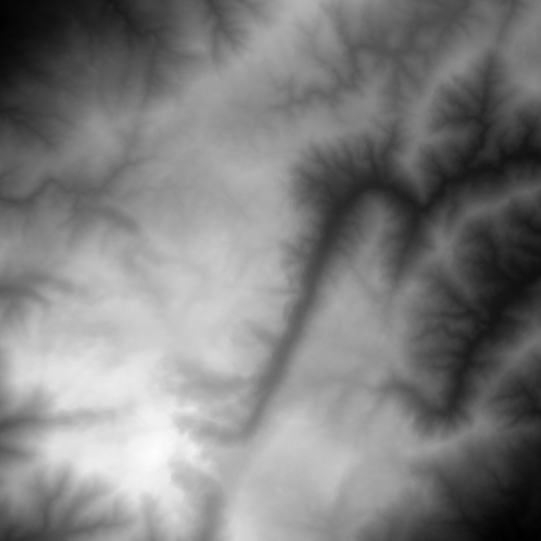
#> input picture Terrain.png, 1081 x 1081 px (shown at 1/2 size)
$ python fuel900.py   (older library calls are emulated)
#> lines starting #> are read from the running program, lines starting #| are printed output that depends on the picture
### Simulator.py
import numpy as np
import time
import matplotlib
matplotlib.use("TkAgg")
import matplotlib.pyplot as plt
from matplotlib.colors import ListedColormap
from matplotlib.animation import FuncAnimation
from pylab import *
import copy
from datetime import timedelta

class Simulator:
    def __init__ (self, nx, ny, nt, dt=0.1, T=None,
                                            F=None,
                                            H=None,
                                            A=None,
                                            W=(0,0),
                                            Tcrit=100,
                                            burningRate=2,
                                            heatContent=10,
                                            planarDiffusivity=2,
                                            atmosphericDiffusivity=0.1,
                                            slopeContribution=1):
        self.nx = nx
        self.ny = ny
        self.nt = nt
        self.dt = dt
        if T is None:
            self.T = np.zeros((nx,ny))
        else:
            self.T = T
        if F is None:
            self.F = np.full((nx,ny),500.0)
        else:
            self.F = F
        if A is None:
            self.A = np.zeros((nx,ny))
        else:
            self.A = A
        if H is None:
            self.H = np.zeros((nx,ny))
        else:
            self.H = H

        self.initT = self.T.copy()
        self.initF = self.F.copy()
        self.initH = self.H.copy()

        self.oldF = np.zeros_like(self.F)
        self.oldT = np.zeros_like(self.T)
        self.oldH = np.zeros_like(self.H)

        self.W = np.zeros(shape=(nx,ny,2))
        self.W[:,:,0] = W[0]
        self.W[:,:,1] = W[1]
        self.Tcrit = Tcrit
        self.burningRate = burningRate
        self.heatContent = heatContent
        self.planarDiffusivity = planarDiffusivity
        self.atmosphericDiffusivity = atmosphericDiffusivity
        self.slopeContribution = slopeContribution

    def _Step(self):
        newT = np.zeros_like(self.T)
        newF = np.zeros_like(self.F)
        newH = np.zeros_like(self.H)
        newT[1:-1,1:-1] = (self.T[1:-1,1:-1] + self.dt*(self.planarDiffusivity*(self.T[2:,1:-1]*(1-self.W[1:-1,1:-1,0]-self.slopeContribution*(self.A[2:,1:-1]-self.A[1:-1,1:-1])) - 2*self.T[1:-1,1:-1] + self.T[:-2,1:-1]*(1+self.W[1:-1,1:-1,0]-self.slopeContribution*(self.A[:-2,1:-1]-self.A[1:-1,1:-1])))
                                                      + self.planarDiffusivity*(self.T[1:-1,2:]*(1-self.W[1:-1,1:-1,1]-self.slopeContribution*(self.A[1:-1,2:]-self.A[1:-1,1:-1])) - 2*self.T[1:-1,1:-1] + self.T[1:-1,:-2]*(1+self.W[1:-1,1:-1,1]-self.slopeContribution*(self.A[1:-1,:-2]-self.A[1:-1,1:-1])))
                                                      - self.atmosphericDiffusivity*self.T[1:-1,1:-1]
                                                      + self.H[1:-1,1:-1])) # Heavily modified heat equation solved here
        Hot = self.T > self.Tcrit       # Check where T is above Tcrit and store it in the boolean vector Hot
        newF[:,:] = self.F              # Copy the last F field state

        deltaF = self.dt * self.F[Hot] * self.burningRate * (self.T[Hot] - self.Tcrit) / self.T[Hot]

        newF[Hot] -= deltaF     # Burn F if Hot
        newF[Hot] = np.maximum(newF[Hot], 0)      # Make sure F is always non-negative

        newH[Hot] = deltaF * self.heatContent # Increase value in the H field if Hot
        newH[np.logical_not(Hot)] = 0   # Carry on if not Hot

        self.oldT[:,:], self.T[:,:] = self.T, newT
        self.oldF[:,:], self.F[:,:] = self.F, newF
        self.oldH[:,:], self.H[:,:] = self.H, newH

    # [107 lines left out: functions Run, _BeginAnimation, _UpdateAnimation, Metrics, not called in this run]

    def CreateGIF(self, skip=20, maxIterations=100,Tclim=None,
                                                   Hclim=None,
                                                   Fclim=None,
                                                   TOnly=False,
                                                   FOnly=False,
                                                   TandF=False,
                                                   checkpoints=1,
                                                   blackBG=False, #background color of colorbar as black
                                                   name='changethis.mp4'):
        if Tclim==None:
            Tclim = (0, self.Tcrit*2)
        if Hclim==None:
            Hclim = (0, 200*self.burningRate*self.heatContent*self.dt)
        if Fclim==None:
            Fclim=(0, 1000)
        fig = plt.figure()

        if TOnly:
            ax1 = fig.add_subplot(111)
            ax1.set_title('Temperature')
            plt.xlabel('x')
            plt.ylabel('y')
            plt.imshow(self.A, cmap='Greys_r', origin='lower')
            cmap = cm.get_cmap('viridis')
            Tcmap = cmap(np.arange(cmap.N))
            Tcmap[:,-1] = np.append(np.linspace(0,1,cmap.N//4),np.ones(cmap.N-cmap.N//4))
            Tcmap = ListedColormap(Tcmap)
            self.TeImg = plt.imshow(self.T.T, cmap=Tcmap, origin='lower', interpolation='nearest')
            cbT = plt.colorbar(self.TeImg)
            ax1.set_autoscale_on(True)
            plt.clim(Tclim)
            if blackBG:
                cbT.patch.set_facecolor((0, 0, 0, 1.0))
        elif FOnly:
            ax1 = fig.add_subplot(111)
            ax1.set_title('Fuel')
            plt.xlabel('x')
            plt.ylabel('y')
            plt.imshow(self.A, cmap='Greys_r', origin='lower')
            cmap = cm.get_cmap('copper')
            Fcmap = cmap(np.arange(cmap.N))
            Fcmap[:,-1] = np.linspace(0,1,cmap.N)
            Fcmap = ListedColormap(Fcmap)
            self.FuImg = plt.imshow(self.F.T, cmap=Fcmap, origin='lower')
            cbF = plt.colorbar(self.FuImg)
            plt.clim(Fclim)
            if blackBG:
                cbF.patch.set_facecolor((0, 0, 0, 1.0))
        elif TandF:
            fig = plt.figure(figsize=(5,8))
            ax1 = fig.add_subplot(211)
            ax1.set_title('Temperature')
            plt.xlabel('x')
            plt.ylabel('y')
            plt.imshow(self.A, cmap='Greys_r', origin='lower')
            cmap = cm.get_cmap('viridis')
            Tcmap = cmap(np.arange(cmap.N))
            Tcmap[:,-1] = np.append(np.linspace(0,1,cmap.N//4),np.ones(cmap.N-cmap.N//4))
            Tcmap = ListedColormap(Tcmap)
            self.TeImg = plt.imshow(self.T.T, cmap=Tcmap, origin='lower', interpolation='nearest')
            cbT = plt.colorbar(self.TeImg)
            ax1.set_autoscale_on(True)
            plt.clim(Tclim)
            if blackBG:
                cbT.patch.set_facecolor((0, 0, 0, 1.0))

            ax2 = fig.add_subplot(212)
            #plt.sca(ax2)
            ax2.set_title('Fuel')
            plt.xlabel('x')
            plt.ylabel('y')
            plt.imshow(self.A, cmap='Greys_r', origin='lower')
            cmap = cm.get_cmap('copper')
            Fcmap = cmap(np.arange(cmap.N))
            Fcmap[:,-1] = np.linspace(0,1,cmap.N)
            Fcmap = ListedColormap(Fcmap)
            self.FuImg = plt.imshow(self.F.T, cmap=Fcmap, origin='lower')
            cbF = plt.colorbar(self.FuImg)
            plt.clim(Fclim)
            if blackBG:
                cbF.patch.set_facecolor((0, 0, 0, 1.0))
        else:
            fig = plt.figure(figsize=(3,7))
            ax1 = fig.add_subplot(311)
            ax1.set_title('Temperature')
            plt.xlabel('x')
            plt.ylabel('y')
            plt.imshow(self.A, cmap='Greys_r', origin='lower')
            cmap = cm.get_cmap('viridis')
            Tcmap = cmap(np.arange(cmap.N))
            Tcmap[:,-1] = np.append(np.linspace(0,1,cmap.N//4),np.ones(cmap.N-cmap.N//4))
            Tcmap = ListedColormap(Tcmap)
            self.TeImg = plt.imshow(self.T.T, cmap=Tcmap, origin='lower', interpolation='nearest')
            cbT = plt.colorbar(self.TeImg)
            ax1.set_autoscale_on(True)
            plt.clim(Tclim)
            if blackBG:
                cbT = cbT.patch.set_facecolor((0, 0, 0, 1.0))

            ax2 = fig.add_subplot(312)
            ax2.set_title('Fuel')
            plt.xlabel('x')
            plt.ylabel('y')
            plt.imshow(self.A, cmap='Greys_r', origin='lower')
            cmap = cm.get_cmap('copper')
            Fcmap = cmap(np.arange(cmap.N))
            Fcmap[:,-1] = np.linspace(0,1,cmap.N)
            Fcmap = ListedColormap(Fcmap)
            self.FuImg = plt.imshow(self.F.T, cmap=Fcmap, origin='lower')
            cbF = plt.colorbar(self.FuImg)
            plt.clim(Fclim)
            if blackBG:
                cbF.patch.set_facecolor((0, 0, 0, 1.0))

            ax3 = fig.add_subplot(313)
            ax3.set_title('Heat')
            plt.xlabel('x')
            plt.ylabel('y')
            plt.imshow(self.A, cmap='Greys_r', origin='lower')
            cmap = cm.get_cmap('inferno')
            Hcmap = cmap(np.arange(cmap.N))
            Hcmap[:,-1] = np.append(np.linspace(0,1,cmap.N//4),np.ones(cmap.N-cmap.N//4))
            Hcmap = ListedColormap(Hcmap)
            self.HImg = plt.imshow(self.H.T,cmap=Hcmap,origin='lower')
            cbH = plt.colorbar(self.HImg)
            plt.clim(Hclim)
            if blackBG:
                cbH.patch.set_facecolor((0, 0, 0, 1.0))

        plt.tight_layout()

        estimatedTime = 0
        initialTime = time.time()
        def update(i):
            estimatedTime = (time.time()-initialTime)*(maxIterations/(i+1e-5)-1)
            for t in range(skip):
                self._Step()

            if not FOnly:
                self.TeImg.set_data(self.T.T)
            if not TOnly:
                self.FuImg.set_data(self.F.T)
            if not FOnly and not TOnly and not TandF:
                self.HImg.set_data(self.H.T)
            print(' ETA: {}                     '.format(timedelta(seconds=estimatedTime)), end='\r')
            if checkpoints:
                if i % (maxIterations//checkpoints) == (maxIterations//checkpoints-1):
                    plt.savefig(name.split('.')[0] +'_fig' + str(i // (maxIterations//checkpoints)) + '.pdf')
            if TOnly:
                return self.TeImg,
            if FOnly:
                return self.FuImg,
            if TandF:
                return (self.TeImg, self.FuImg)
            return (self.TeImg, self.FuImg, self.HImg)

        anim = FuncAnimation(fig, update, frames=np.arange(0,maxIterations), interval=10, blit=True)
        anim.save(name, dpi=200, writer='ffmpeg')

### fuel900.py
from Simulator import Simulator
import numpy as np
from scipy import misc
import matplotlib.pyplot as plt

A = misc.imread('Terrain.png')[200:400,200:400].T
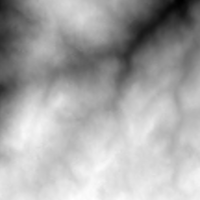
#> A: shape (200, 200) uint16; min 25539, max 40491, mean 35409; drawn with min black and max white
A = A/np.max(A)
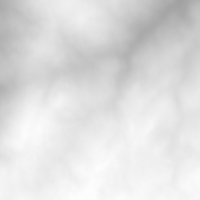
#> A: shape (200, 200) float64; min 0.631, max 1, mean 0.874
A = np.zeros((50,50))
nx=A.shape[0];ny=A.shape[0];nt=10000;                         # Fundamental simulation parameters
T = np.zeros((nx,ny))                                    # Initialize T field
#T[int(nx/2):int(nx/2+2),int(ny/2):int(ny/2+3)] = 1000      # Increase temperature in the middle of the grid
T[nx//2, ny//2] = 1000
F = np.random.normal(loc=900, scale=0, size=(nx,ny))
F = np.maximum(F, 0)

sim = Simulator(nx,ny,nt,T=T.copy(),A=A.copy(),F=F.copy(),dt=0.01,
                Tcrit=100,
                burningRate=0.02,
                heatContent=125,
                planarDiffusivity=0.005,
                atmosphericDiffusivity=0.004,
                slopeContribution=1)        # Initialize fields and parameters
#sim.Run(animStep=100)                                   # Perform the simulation
sim.CreateGIF(skip=100, maxIterations=1000, name='fuel900.mp4', TandF=True)
#> in CreateGIF, `anim.save(name, dpi=200, writer='ffmpeg')`:
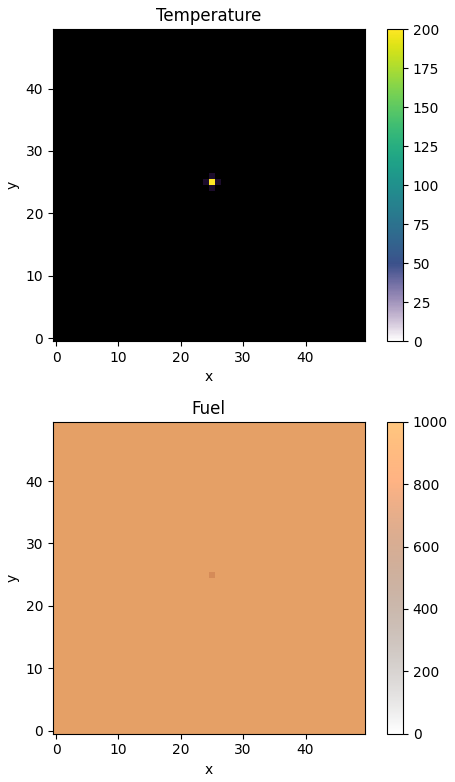
#> figure drawn by matplotlib, 4 panels
#> in CreateGIF, `anim.save(name, dpi=200, writer='ffmpeg')`:
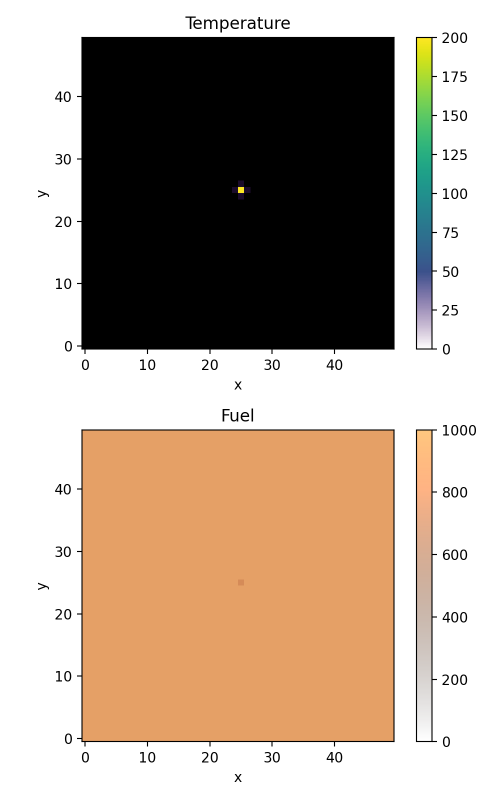
#> saved as fuel900.mp4: PIL image 1000x1600 RGBA (shown at 1/2 size); mean R, G, B, A 180.7, 164.3, 149.7, 255
#> (the run stopped early here; a loop or call above may not have finished)
